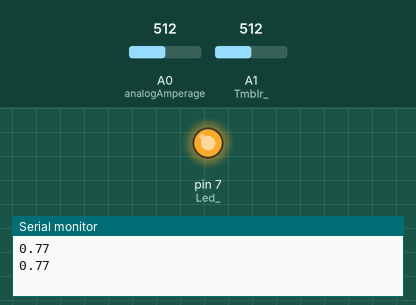
A sketch run on a simulated Arduino Uno, built with avr-gcc and run on an emulated ATmega328P. Parts: output pins drawn as LEDs (lit = HIGH), the last lines printed to the serial monitor. Dashed ring = blinking. The inputs (shaded band) are chosen by the test bench; at power-on: A1 (Tmblr_) = 512, A0 (analogAmperage) = 512.

Above: at 1.8 s.
1.9 s: A1 (Tmblr_) set to 0
At 2.3 s:
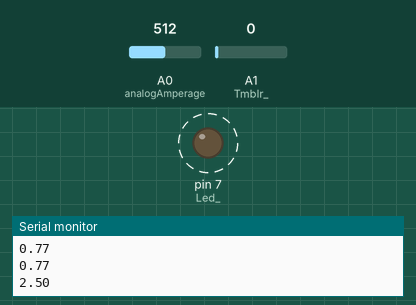
6.0 s: A1 (Tmblr_) set to 122
At 7.0 s:
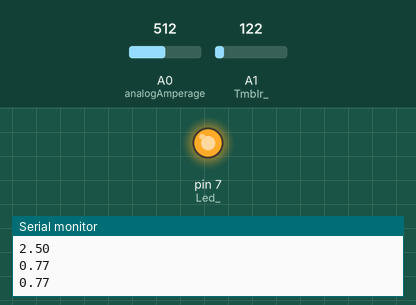
Timing chart, 0 to 9.0 s (numbered marks = the images above; inputs shaded):
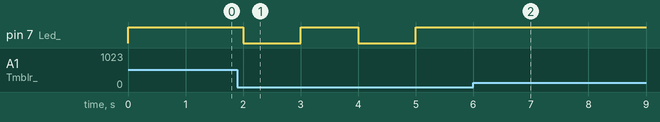

Measured:
- after the input at 1.9 s, pin 7 (Led_): alternates HIGH for 1.0 s and LOW for 1.0 s, starting after 0.10 s
- after the input at 6.0 s, pin 7 (Led_): stops changing and stays HIGH

The sketch:

hard.ino
```cpp
#define analogAmperage A0
#define Led_ 7
#define Tmblr_ A1
#include <stdlib.h>
bool switch_ = true;

void setup() {
  Serial.begin(9400);
  pinMode(Led_, OUTPUT);

}

void loop() {
  int Tmblr = analogRead(Tmblr_);
  if (Tmblr == 0) {
    switch_ = !switch_;
  }
  float resistance = 3.25;
  short int analogOfAmperage;
  float voltageOf_AS;
  float amperage;
  analogOfAmperage  = analogRead(analogAmperage);                     // Считываем значения с аналогового порта для датчика тока. (ДТ)
  voltageOf_AS      = ( 5 / 1024.0 ) * analogOfAmperage;              // Формула для расчёта напряжения c ДТ.
  amperage          = (voltageOf_AS / resistance);   // Формула для расчёта силы тока. (V/R)
  if (switch_) {
    digitalWrite(Led_, HIGH);
    Serial.println(amperage);
  } else {
    digitalWrite(Led_, LOW);
    Serial.println(voltageOf_AS);
  }
  delay(1000);
}
```
